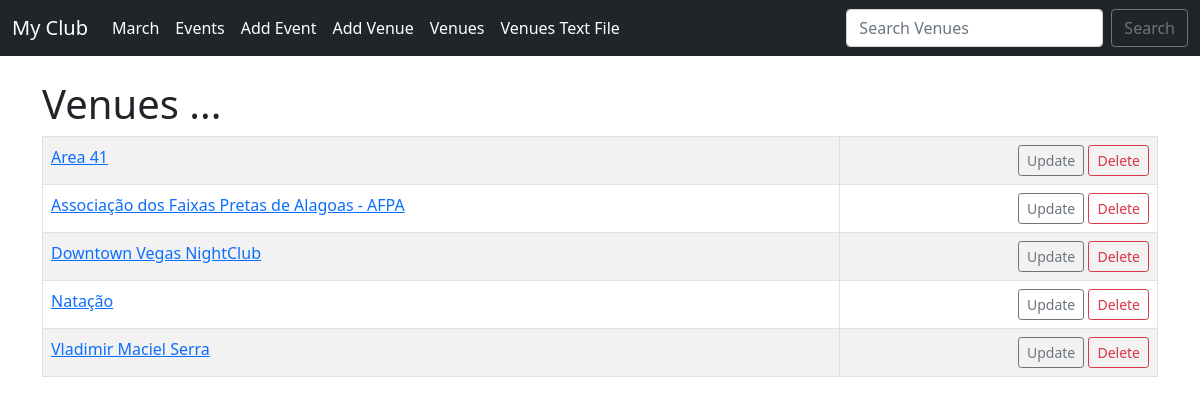
Page /list_venues on the earlier database version.
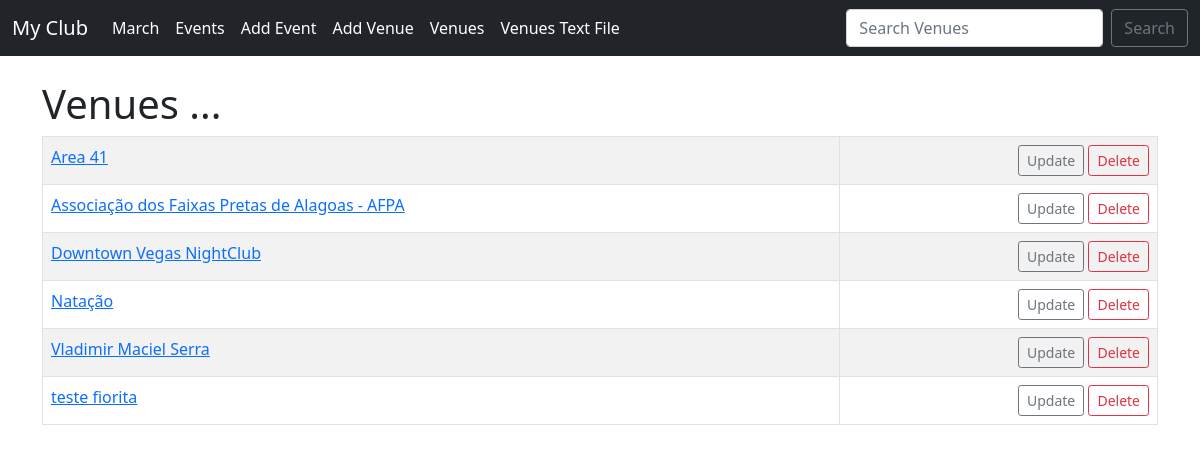
Same page on the later database version.
### events/models.py (models this page shows)
class Venue(models.Model):
    name = models.CharField('Venue name', max_length=120)
    address = models.CharField(max_length=300)
    zip_code = models.CharField('Zip Code', max_length=15)
    phone = models.CharField('Contact Phone', max_length=25, blank=True)
    web = models.URLField('Website Address',blank=True)
    email_address = models.EmailField('Email',blank=True)
    def __str__(self):
        return self.name

### events/views.py (the view)
# urls.py: path('list_venues', views.list_venues, name="list-venues"),
def list_venues(request):
    venue_list = Venue.objects.all().order_by('name')
    return render(request, 'events/venue.html', {'venue_list': venue_list})

### events/templates/events/venue.html (shortened to what this page needs)
{% extends 'events/base.html' %} {% block content %}
<!DOCTYPE html>
<html lang="en">
  <head>
  </head>
  <body>
    <h1>Venues ...</h1>
    <table class="table table-striped table-hover table-bordered">
      {% for venue in venue_list %}
      <tr>
        <td>
          <a href="{% url 'show-venue' venue.id %}">{{ venue }}</a>
        </td>
        <td align="right">
          <a
            href="{% url 'update-venue' venue.id %}"
            class="btn btn-outline-secondary btn-sm"
            >Update</a
          >
          <a
            href="{% url 'delete-venue' venue.id %}"
            class="btn btn-outline-danger btn-sm"
            >Delete</a
          >
        </td>
      </tr>
      {% endfor %}
    </table>
  </body>
</html>
{% endblock%}

Differences in the rows shown:
added Venue: name "teste fiorita"
